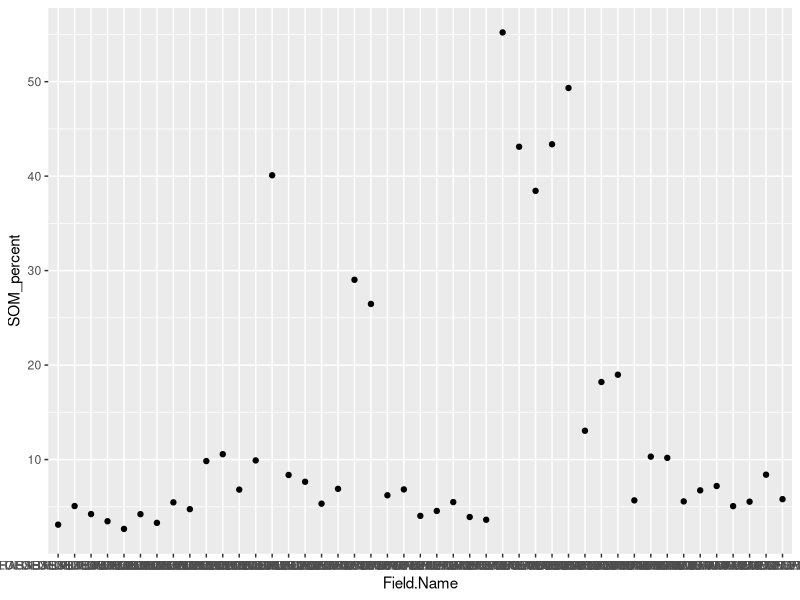

The R source for this figure: (Note: this script raises an error after producing the figure.)
## ---- chunk 1
rm(list = ls())
library(here)
library(dplyr)
library(ggplot2)
## ---- chunk 2
Soil_Data <- read.csv(here("Data", "soil_data.csv"))
## ---- chunk 3
ggplot(Soil_Data, aes(x = Field.Name, y = SOM_percent)) + geom_point()

## Field.Name represents the x-axis, but it's near impossible to differentiate which forests are being shown. The y-axis is SOM in percent form. 
## ---- chunk 4
Soil_Data2 <- mutate(Soil_Data, Forest=NA)
## ---- chunk 5
Soil_Data2[1:9, "Forest"] <- "Degrasse"

Soil_Data2[10:18, "Forest"] <- "Donnerville"

Soil_Data2[19:27, "Forest"] <- "Kip Tract"

Soil_Data2[28:36, "Forest"] <- "Peavine"

Soil_Data2[37:45, "Forest"] <- "South Hammond"

## Indexing with brackets allows me to select columns between x:y, separating them for whatever else I wish to do. In this case, I assigned forest names to each grouping, eliminating the need to individually type in and assign names to each cell. 
## ---- chunk 6
#create new column
Soil_Data$Forest <-"" #creates new empty character column
#sort forests and fill in column
Degrasse<-"DEGRASSE*" #creates wildcard to search
fix <- grep(Degrasse, Soil_Data$Field.Name)
Soil_Data$Forest[fix]<- "Degrasse"

Don <-"DONNERVILLE*"
fix <- grep(Don, Soil_Data$Field.Name)
Soil_Data$Forest[fix]<- "Donnerville"

Kip <-"KIP*"
fix <-grep(Kip, Soil_Data$Field.Name)
Soil_Data$Forest[fix] <- "Kip Tract"

Pea <-"PEAVINE*"
fix <-grep(Pea, Soil_Data$Field.Name)
Soil_Data$Forest[fix] <- "Peavine"

SH <-"SOUTH HAMMOND*"
fix <-grep(SH, Soil_Data$Field.Name)
Soil_Data$Forest[fix] <- "South Hammond"

soil$Forest
## ---- chunk 7
ggplot(Soil_Data2, aes(x = Forest, y = SOM_percent)) + geom_point()

ggplot(Soil_Data2, aes(x = Forest, y = SOM_percent))  +
  geom_boxplot() +
  xlab("Forest") +
ylab("SOM_percent")

ggplot(Soil_Data2, aes(x = SOM_percent)) +
  geom_histogram() +
facet_wrap(~Forest)

## For box plots, geom_boxplot() is used. X and y axis labels must be provided below, their names in quotation marks. Remember to put + between functions to link them! 

## The histogram was a bit more challenging to figure out. I needed to assign SOM_percent to the x-axis rather than the y-axis, as its count was being measured by individual location. Using facet_wrap(), I could take all independent values from 'Forest' and create individual histograms of SOM_percent for each. 
## ---- chunk 8
ggplot(Soil_Data2, aes(x = Forest, y = Ca.ppm)) + geom_point()

ggplot(Soil_Data2, aes(x = Forest, y = Ca.ppm))  +
  geom_boxplot() +
  xlab("Forest") +
ylab("Ca.ppm")

ggplot(Soil_Data2, aes(x = Ca.ppm)) +
  geom_histogram() +
facet_wrap(~Forest)
